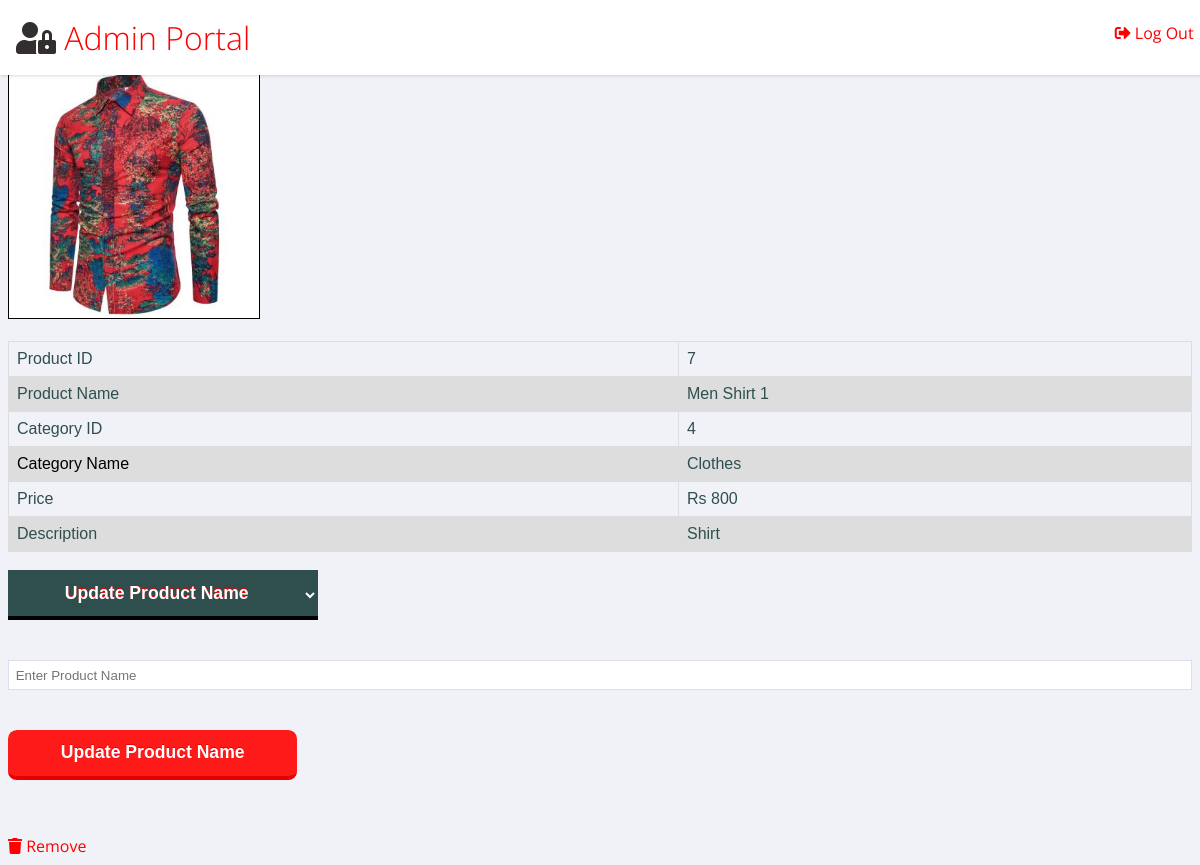
/product_edit.php?productid=7, run on the app's committed database.
### tables this page shows
CREATE TABLE `products` (
  `product_id` int(10) NOT NULL,
  `product_name` varchar(100) NOT NULL,
  `category_id` int(10) NOT NULL,
  `date_added` datetime NOT NULL,
  `description` varchar(2000) NOT NULL,
  `price` int(10) NOT NULL,
  `icon_name` varchar(250) NOT NULL
);

CREATE TABLE `category` (
  `category_id` int(10) NOT NULL,
  `category_name` varchar(50) NOT NULL
);

### product_edit.php (the view, shortened to what this page needs)
<!DOCTYPE>
<html>
<head><link rel="stylesheet" href="https://use.fontawesome.com/releases/v5.8.2/css/all.css"></head>
<header role="banner">
  <h1> <i style="color:#332F2F;" class="fas fa-user-lock"></i> Admin Portal</h1>
  <ul class="utilities">
    <br>
    <li class="logout"><a href="logout.php"><i class="fas fa-sign-out-alt" style =" margin-right: 4px"></i>Log Out</a></li>
  </ul>
</header>
<?php
    $conn = OpenCon();
    $product_id = $_GET['productid'];
    $query = 'SELECT products.icon_name,products.product_id,products.product_name,products.category_id,category_name,price,date_added,description FROM products,category WHERE (products.category_id=category.category_id) AND (product_id = '.$product_id.')';
    $result= mysqli_query($conn,$query);
    if($result->num_rows == 0)
    {
      echo '<script>alert("Invalid Product ID");window.history.back();</script>';
      exit;
    }
    else
    {
      $row = $result->fetch_assoc();
      $image=$row['icon_name'];
      echo '<img class = "imgpro" src="images/'.$image.'" alt="Image">';
      echo '<br><br>';
      		echo '<table>';
		    echo '<tr>';
			echo '<td> Product ID </td> <td> '.$product_id.'</td>';
			echo '</tr>';
			echo '<tr>';
			echo '<td> Product Name </td> <td> '.$row['product_name'].'</td>';
			echo '</tr>';
			echo '<tr>';
			echo '<td>Category ID</td> <td> '.$row['category_id'].'</td>';
			echo '</tr>';
      echo '<tr>';
      echo '<td style = "color:black;">Category Name</td> <td>'.$row['category_name'].'<br>';
      echo '</tr>';
      echo '<tr>';
      echo '<td>Price</td> <td> Rs  '.$row['price'].'<br>';
      echo '</tr>';
      echo '<tr>';
      echo '<td>Description</td> <td>'.$row['description'].'<br>';
      echo '</tr>';
      echo '</table>';
    }
  ?>
  <body onload="starting()">
  <select name="search_options" id="search_options"  onchange="showfield(this.options[this.selectedIndex].value)">
    <option value="upn">Update Product Name</option>
  </select>
  <div id="dupn">
    <form action=<?php echo 'updateproductname.php?productid='.$product_id.'&'?> method="POST">
      <input type="text" name="update_pn" id="epn" required placeholder="Enter Product Name" onchange="checkdisable('epn','idupn')" onkeyup="checkdisable('epn','idupn')"> </br>
      <input type="submit" id="idupn" disabled value="Update Product Name" />
    </form>
  </div>
<div>
  </body>
	<?php
		echo '<br>';
		echo '<div class = "rempro" align="right"><i class="fas fa-trash"></i> <a href="delete_product.php?product_id='.$product_id.'">Remove </div>';
		echo '<br>';
	?>
</html>

### product_edit.php (style rules this page uses)
html { box-sizing: border-box; }
body { background: #f1f2f7; font-family: "Open Sans", arial, sans-serif; color: darkslategray; }
header[role ="banner"] h1 { margin: 0; font-weight: 300; padding: 1rem; }
header[role="banner"] { background: white; box-shadow: 1px 1px 3px rgba(0, 0, 0, 0.15); position: fixed; top: 0; left: 0; width: 100%; z-index: 99; height: 75px; padding-right: 0.6em; color: red; }
header[role="banner"] .utilities { position: absolute; top: 0; right: 0; background: transparent; color: darkslategray; width: auto; }
header[role="banner"] .utilities li { display: inline-block; }
header[role="banner"] .utilities li a { padding: 0.5em 1em; }
a { text-decoration: none; color: inherit; }
ul, li { list-style-type: none; margin: 0; padding: 0; }

### data on the page
products: icon_name (picture), product_name "Men Shirt 1", category "4", category.category_name "Clothes", price "800", description "Shirt"

### other printed values
$product_id "7"
